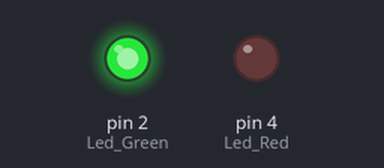
Bench run of a sketch on a simulated Arduino Uno, built with avr-gcc and run on an emulated ATmega328P. Shown: output pins drawn as LEDs (lit = HIGH).

Above: at 0.9 s.
At 3.8 s:
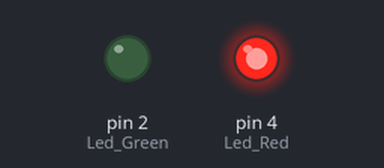
Timing chart, 0 to 10.0 s (numbered marks = the images above):
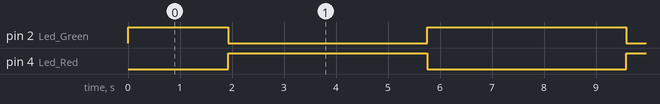

The sketch:

Two_Colors.ino
```cpp
int Led_Red = 4;
int Led_Green = 2;


void setup() {
  pinMode(Led_Red, OUTPUT);
  pinMode(Led_Green, OUTPUT);
}
void loop() {
   for (int val = 255; val > 0; val--) {
      analogWrite(Led_Green, val);
      analogWrite(Led_Red, 255-val);
      delay(15);
   }
   for (int val = 0; val < 255; val++) {
      analogWrite(Led_Green, val);
      analogWrite(Led_Red, 255-val);
      delay(15);
   }
}
```

Measured:
- by itself, pin 2 (Led_Green): repeats every 7.7 s: LOW 3.8 s, HIGH 3.8 s
- by itself, pin 4 (Led_Red): alternates HIGH for 3.8 s and LOW for 3.8 s
